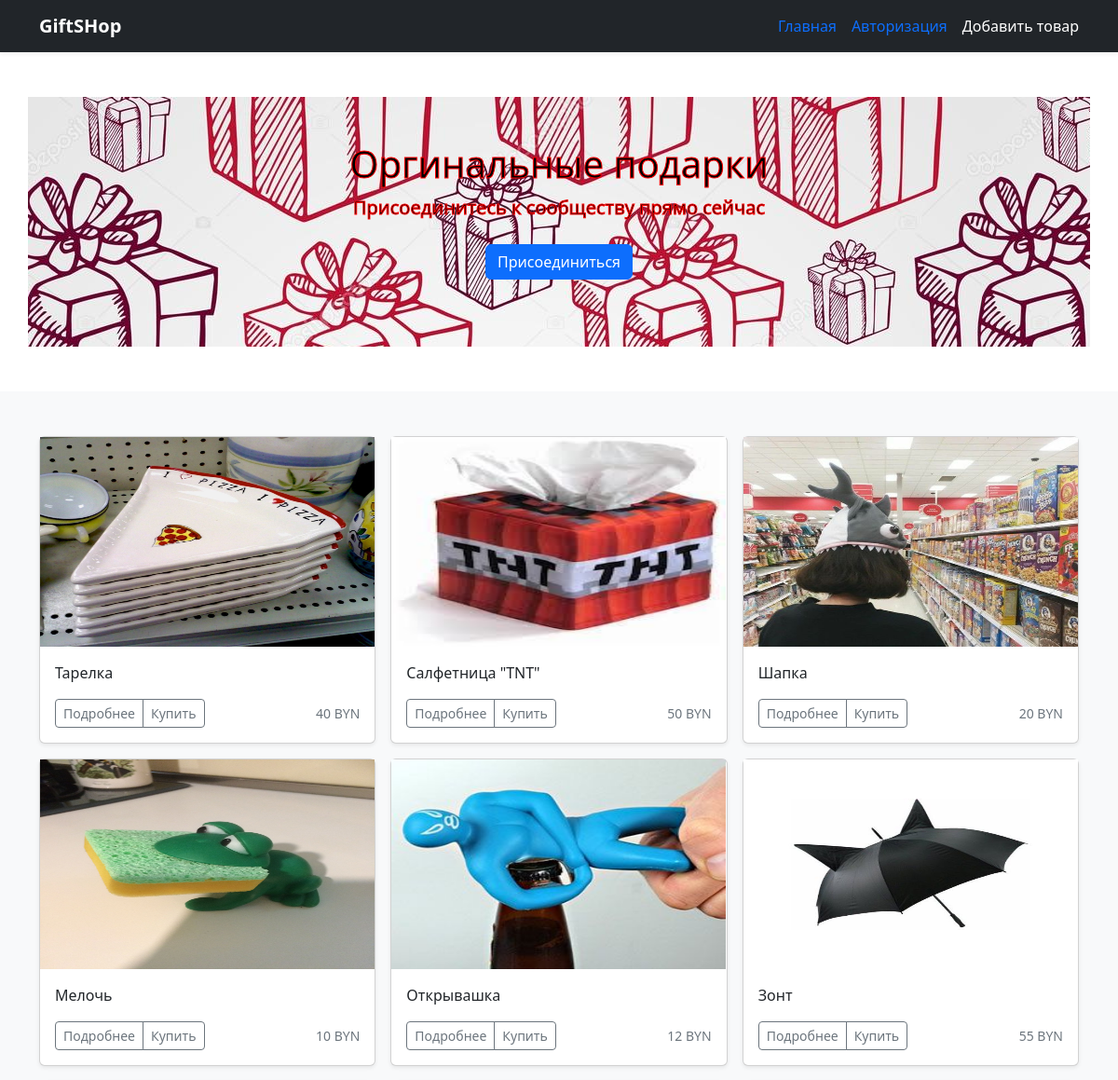
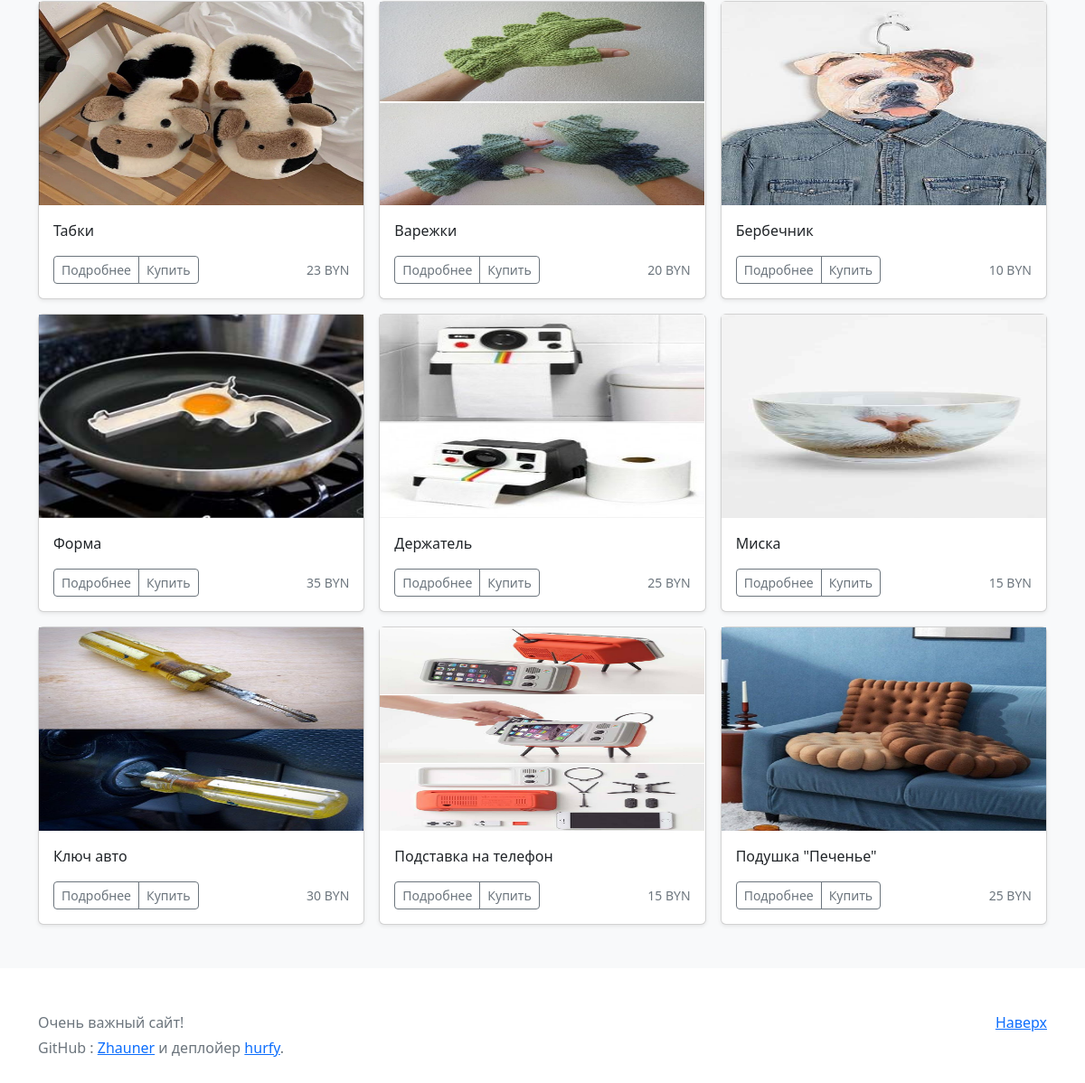
The page / on the database its author committed (2 pictures, top to bottom).
### app.py (models this page shows)
class Item(db.Model):
    article = db.Column(db.Integer, primary_key=True)
    title = db.Column(db.String(100), nullable=False)
    text = db.Column(db.Text, nullable=False)
    price = db.Column(db.Integer, nullable=False)
    extension = db.Column(db.String(10), nullable=False)
    number = db.Column(db.String(20), nullable=False)
    name = db.Column(db.String(25), nullable=False)

### app.py (the view)
@app.route('/')
def main():
    items = Item.query.order_by(Item.article.desc()).all()
    return render_template('index.html', items=items, get_user=get_username(current_user.get_id()))

### getUserID.py (called while the page is built, shortened)
def get_user(id: int):
    try:
        connect = sqlite3.connect('instance\\shop.db')
        cursor = connect.cursor()
        cursor.execute(f'SELECT * FROM users WHERE id = {id} LIMIT 1')
    except:
        return ''

def get_username(id: int):
    try:
        if get_user(id)[4] and get_user(id)[4] != 'з':
            return get_user(id)[4]
        else:
            return ''
    except:
        return ''

### templates/index.html (shortened to what this page needs)
{% extends 'base.html' %}
{% block body %}
<main>
  <section class="py-5 text-center container">
    <div class="row py-lg-5 back">
      <div class="col-lg-6 col-md-8 mx-auto">
        <h1 class="fw-light" style="color: black;-webkit-text-stroke-color: #ff0000;-webkit-text-stroke-width: 1.0px;"><strong>Оргинальные подарки</strong></h1>
        <p class="lead" style="color: black;-webkit-text-stroke-color: #ff0000;-webkit-text-stroke-width: 1.0px;"><strong>Присоединитесь к сообществу прямо сейчас</strong></p>
        <p>
          <a href="/auth" class="btn btn-primary my-2">Присоединиться</a>
        </p>
      </div>
    </div>
  </section>
  <div class="album py-5 bg-light">
    <div class="container">
      <div class="row row-cols-1 row-cols-sm-2 row-cols-md-3 g-3">
        {% for item in items %}
        <div class="col">
          <div class="card shadow-sm">
            <img src="/static/{{ item.article }}.{{ item.extension }}" height="225px" width="359px" alt="">
            <div class="card-body">
              <p class="card-text">{{ item.title }}</p>
              <div class="d-flex justify-content-between align-items-center">
                <div class="btn-group">
                  <a href="/{{ item.article }}" type="button" class="btn btn-sm btn-outline-secondary">Подробнее</a>
                  <a href="/buy" type="button" class="btn btn-sm btn-outline-secondary">Купить</a>
                </div>
                <small class="text-muted">{{ item.price }} BYN</small>
              </div>
            </div>
          </div>
        </div>
        {% endfor %}
      </div>
    </div>
  </div>
</main>
{% endblock body %}

### templates/base.html (shortened to what this page needs)
<!doctype html>
<html lang="en">
<head>
    <link rel="stylesheet" href="https://cdn.jsdelivr.net/npm/bootstrap@5.2.3/dist/css/bootstrap.min.css">
    <link rel="stylesheet" href="{{ url_for('static', filename='css/styles.css') }}">
</head>
<body>
<header>
  <div class="navbar navbar-dark bg-dark shadow-sm">
    <div class="container">
      <a href="#" class="navbar-brand d-flex align-items-center">
        <strong>GiftSHop</strong>
      </a>
    <nav class="d-inline-flex mt-2 mt-md-0 ms-md-auto">
        <a class="me-3 py-2 text-decoration-none" href="/">Главная</a>
        <a class="me-3 py-2 text-decoration-none" href="/auth">Авторизация</a>
        <a class="py-2 text-white text-decoration-none" href="/add">Добавить товар</a>
    </nav>
    </div>
  </div>
</header>
{% block body %}
{% endblock body %}
<footer class="text-muted py-5">
  <div class="container">
    <p class="float-end mb-1">
      <a href="#">Наверх</a>
    </p>
    <p class="mb-1">Очень важный сайт!</p>
    <p class="mb-0">GitHub : <a href="https://github.com/Zhauner">Zhauner</a> и деплойер <a href="https://github.com/hurfy">hurfy</a>.</p>
  </div>
</footer>
</body>
</html>

### templates/index.html (style rules this page uses)
.back { background-image: url(/static/back.jpg); }

### rows shown on the page
Item: shows a picture, title "Тарелка", price "40"
Item: shows a picture, title "Салфетница \"TNT\"", price "50"
Item: shows a picture, title "Шапка", price "20"
Item: shows a picture, title "Мелочь", price "10"
Item: shows a picture, title "Открывашка", price "12"
Item: shows a picture, title "Зонт", price "55"
Item: shows a picture, title "Табки", price "23"
Item: shows a picture, title "Варежки", price "20"
Item: shows a picture, title "Бербечник", price "10"
Item: shows a picture, title "Форма", price "35"
Item: shows a picture, title "Держатель", price "25"
Item: shows a picture, title "Миска", price "15"
Item: shows a picture, title "Ключ авто", price "30"
Item: shows a picture, title "Подставка на телефон", price "15"
Item: shows a picture, title "Подушка \"Печенье\"", price "25"
